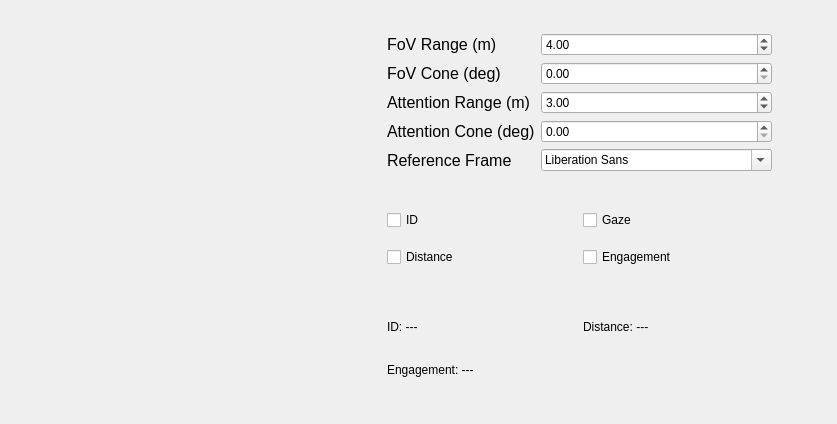
<?xml version="1.0" encoding="UTF-8"?>
<ui version="4.0">
 <class>RadarScene</class>
 <widget class="QWidget" name="RadarScene">
  <property name="geometry">
   <rect>
    <x>0</x>
    <y>0</y>
    <width>837</width>
    <height>424</height>
   </rect>
  </property>
  <property name="sizePolicy">
   <sizepolicy hsizetype="MinimumExpanding" vsizetype="MinimumExpanding">
    <horstretch>0</horstretch>
    <verstretch>0</verstretch>
   </sizepolicy>
  </property>
  <property name="minimumSize">
   <size>
    <width>327</width>
    <height>312</height>
   </size>
  </property>
  <property name="windowTitle">
   <string>Radar</string>
  </property>
  <property name="whatsThis">
   <string/>
  </property>
  <property name="autoFillBackground">
   <bool>true</bool>
  </property>
  <widget class="QWidget" name="horizontalLayoutWidget">
   <property name="geometry">
    <rect>
     <x>34</x>
     <y>0</y>
     <width>771</width>
     <height>421</height>
    </rect>
   </property>
   <layout class="QHBoxLayout" name="horizontalLayout">
    <item>
     <widget class="QWidget" name="radarScene" native="true"/>
    </item>
    <item>
     <widget class="QWidget" name="verticalWidget" native="true">
      <layout class="QVBoxLayout" name="verticalLayout">
       <item>
        <widget class="QWidget" name="gridWidget" native="true">
         <layout class="QGridLayout" name="gridLayout">
          <item row="2" column="1">
           <widget class="QDoubleSpinBox" name="attentionRangeM">
            <property name="accessibleName">
             <string>aaaaaa</string>
            </property>
            <property name="maximum">
             <double>10.000000000000000</double>
            </property>
            <property name="value">
             <double>3.000000000000000</double>
            </property>
           </widget>
          </item>
          <item row="3" column="1">
           <widget class="QDoubleSpinBox" name="attentionConeDeg">
            <property name="accessibleName">
             <string>aaaaaa</string>
            </property>
            <property name="maximum">
             <double>180.000000000000000</double>
            </property>
           </widget>
          </item>
          <item row="4" column="1">
           <widget class="QFontComboBox" name="referenceFrameBox"/>
          </item>
          <item row="0" column="1">
           <widget class="QDoubleSpinBox" name="fovRangeM">
            <property name="maximum">
             <double>10.000000000000000</double>
            </property>
            <property name="value">
             <double>4.000000000000000</double>
            </property>
           </widget>
          </item>
          <item row="4" column="0">
           <widget class="QLabel" name="referenceFrameLabel">
            <property name="font">
             <font>
              <pointsize>12</pointsize>
             </font>
            </property>
            <property name="text">
             <string>Reference Frame</string>
            </property>
           </widget>
          </item>
          <item row="3" column="0">
           <widget class="QLabel" name="attentionConeLabel">
            <property name="font">
             <font>
              <pointsize>12</pointsize>
             </font>
            </property>
            <property name="text">
             <string>Attention Cone (deg)</string>
            </property>
           </widget>
          </item>
          <item row="2" column="0">
           <widget class="QLabel" name="attentionRangeLabel">
            <property name="font">
             <font>
              <pointsize>12</pointsize>
             </font>
            </property>
            <property name="text">
             <string>Attention Range (m)</string>
            </property>
           </widget>
          </item>
          <item row="1" column="1">
           <widget class="QDoubleSpinBox" name="fovConeDeg">
            <property name="accessibleName">
             <string>aaaaaa</string>
            </property>
            <property name="maximum">
             <double>180.000000000000000</double>
            </property>
           </widget>
          </item>
          <item row="1" column="0">
           <widget class="QLabel" name="fovConeLabel">
            <property name="font">
             <font>
              <pointsize>12</pointsize>
             </font>
            </property>
            <property name="text">
             <string>FoV Cone (deg)</string>
            </property>
           </widget>
          </item>
          <item row="0" column="0">
           <widget class="QLabel" name="fovRangeLabel">
            <property name="font">
             <font>
              <pointsize>12</pointsize>
             </font>
            </property>
            <property name="text">
             <string>FoV Range (m)</string>
            </property>
           </widget>
          </item>
         </layout>
        </widget>
       </item>
       <item>
        <widget class="QWidget" name="gridWidget_2" native="true">
         <layout class="QGridLayout" name="gridLayout_2">
          <item row="1" column="1">
           <widget class="QCheckBox" name="engagementCheckbox">
            <property name="text">
             <string>Engagement</string>
            </property>
           </widget>
          </item>
          <item row="1" column="0">
           <widget class="QCheckBox" name="distanceCheckbox">
            <property name="text">
             <string>Distance</string>
            </property>
           </widget>
          </item>
          <item row="0" column="0">
           <widget class="QCheckBox" name="idCheckbox">
            <property name="text">
             <string>ID</string>
            </property>
           </widget>
          </item>
          <item row="0" column="1">
           <widget class="QCheckBox" name="speedCheckbox">
            <property name="text">
             <string>Gaze</string>
            </property>
           </widget>
          </item>
         </layout>
        </widget>
       </item>
       <item>
        <widget class="QWidget" name="gridWidget_3" native="true">
         <layout class="QGridLayout" name="gridLayout_3">
          <item row="1" column="0">
           <widget class="QLabel" name="label_3">
            <property name="text">
             <string>Engagement: ---</string>
            </property>
           </widget>
          </item>
          <item row="0" column="0">
           <widget class="QLabel" name="label">
            <property name="text">
             <string>ID: ---</string>
            </property>
           </widget>
          </item>
          <item row="0" column="1">
           <widget class="QLabel" name="label_2">
            <property name="text">
             <string>Distance: ---</string>
            </property>
           </widget>
          </item>
         </layout>
        </widget>
       </item>
      </layout>
     </widget>
    </item>
   </layout>
  </widget>
 </widget>
 <layoutdefault spacing="6" margin="11"/>
 <resources/>
 <connections/>
</ui>
